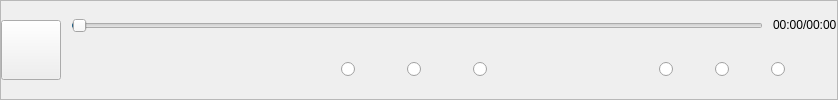
            <widget class="QFrame" name="musicInfoBGFrame">
             <property name="frameShape">
              <enum>QFrame::Shape::StyledPanel</enum>
             </property>
             <property name="frameShadow">
              <enum>QFrame::Shadow::Raised</enum>
             </property>
             <layout class="QHBoxLayout" name="horizontalLayout_7">
              <property name="spacing">
               <number>0</number>
              </property>
              <property name="leftMargin">
               <number>0</number>
              </property>
              <property name="topMargin">
               <number>0</number>
              </property>
              <property name="rightMargin">
               <number>0</number>
              </property>
              <property name="bottomMargin">
               <number>0</number>
              </property>
              <item>
               <widget class="QPushButton" name="musicLogoPButton">
                <property name="sizePolicy">
                 <sizepolicy hsizetype="Fixed" vsizetype="Fixed">
                  <horstretch>0</horstretch>
                  <verstretch>0</verstretch>
                 </sizepolicy>
                </property>
                <property name="minimumSize">
                 <size>
                  <width>60</width>
                  <height>60</height>
                 </size>
                </property>
                <property name="text">
                 <string/>
                </property>
                <property name="iconSize">
                 <size>
                  <width>50</width>
                  <height>50</height>
                 </size>
                </property>
               </widget>
              </item>
              <item>
               <layout class="QVBoxLayout" name="verticalLayout">
                <property name="spacing">
                 <number>6</number>
                </property>
                <property name="leftMargin">
                 <number>0</number>
                </property>
                <item>
                 <layout class="QHBoxLayout" name="horizontalLayout_5">
                  <property name="spacing">
                   <number>0</number>
                  </property>
                  <property name="leftMargin">
                   <number>0</number>
                  </property>
                  <item>
                   <spacer name="horizontalSpacer_6">
                    <property name="orientation">
                     <enum>Qt::Orientation::Horizontal</enum>
                    </property>
                    <property name="sizeType">
                     <enum>QSizePolicy::Policy::Fixed</enum>
                    </property>
                    <property name="sizeHint" stdset="0">
                     <size>
                      <width>10</width>
                      <height>0</height>
                     </size>
                    </property>
                   </spacer>
                  </item>
                  <item>
                   <widget class="QSlider" name="playSlider1">
                    <property name="sizePolicy">
                     <sizepolicy hsizetype="Expanding" vsizetype="Fixed">
                      <horstretch>0</horstretch>
                      <verstretch>0</verstretch>
                     </sizepolicy>
                    </property>
                    <property name="minimum">
                     <number>0</number>
                    </property>
                    <property name="maximum">
                     <number>9999</number>
                    </property>
                    <property name="singleStep">
                     <number>1</number>
                    </property>
                    <property name="value">
                     <number>20</number>
                    </property>
                    <property name="orientation">
                     <enum>Qt::Orientation::Horizontal</enum>
                    </property>
                   </widget>
                  </item>
                  <item>
                   <spacer name="horizontalSpacer_7">
                    <property name="orientation">
                     <enum>Qt::Orientation::Horizontal</enum>
                    </property>
                    <property name="sizeType">
                     <enum>QSizePolicy::Policy::Fixed</enum>
                    </property>
                    <property name="sizeHint" stdset="0">
                     <size>
                      <width>10</width>
                      <height>0</height>
                     </size>
                    </property>
                   </spacer>
                  </item>
                  <item>
                   <widget class="QLabel" name="playSliderTxt1">
                    <property name="sizePolicy">
                     <sizepolicy hsizetype="Fixed" vsizetype="Fixed">
                      <horstretch>0</horstretch>
                      <verstretch>0</verstretch>
                     </sizepolicy>
                    </property>
                    <property name="text">
                     <string>00:00/00:00</string>
                    </property>
                   </widget>
                  </item>
                 </layout>
                </item>
                <item>
                 <layout class="QHBoxLayout" name="horizontalLayout_4">
                  <property name="spacing">
                   <number>0</number>
                  </property>
                  <property name="leftMargin">
                   <number>0</number>
                  </property>
                  <item>
                   <spacer name="horizontalSpacer_11">
                    <property name="orientation">
                     <enum>Qt::Orientation::Horizontal</enum>
                    </property>
                    <property name="sizeType">
                     <enum>QSizePolicy::Policy::Fixed</enum>
                    </property>
                    <property name="sizeHint" stdset="0">
                     <size>
                      <width>10</width>
                      <height>20</height>
                     </size>
                    </property>
                   </spacer>
                  </item>
                  <item>
                   <widget class="QLabel" name="musicNameLabel">
                    <property name="sizePolicy">
                     <sizepolicy hsizetype="Fixed" vsizetype="Fixed">
                      <horstretch>0</horstretch>
                      <verstretch>0</verstretch>
                     </sizepolicy>
                    </property>
                    <property name="minimumSize">
                     <size>
                      <width>150</width>
                      <height>26</height>
                     </size>
                    </property>
                    <property name="maximumSize">
                     <size>
                      <width>150</width>
                      <height>16777215</height>
                     </size>
                    </property>
                    <property name="text">
                     <string/>
                    </property>
                   </widget>
                  </item>
                  <item>
                   <spacer name="horizontalSpacer_13">
                    <property name="orientation">
                     <enum>Qt::Orientation::Horizontal</enum>
                    </property>
                    <property name="sizeHint" stdset="0">
                     <size>
                      <width>40</width>
                      <height>20</height>
                     </size>
                    </property>
                   </spacer>
                  </item>
                  <item>
                   <spacer name="horizontalSpacer_12">
                    <property name="orientation">
                     <enum>Qt::Orientation::Horizontal</enum>
                    </property>
                    <property name="sizeHint" stdset="0">
                     <size>
                      <width>40</width>
                      <height>20</height>
                     </size>
                    </property>
                   </spacer>
                  </item>
                  <item>
                   <spacer name="horizontalSpacer_2">
                    <property name="orientation">
                     <enum>Qt::Orientation::Horizontal</enum>
                    </property>
                    <property name="sizeType">
                     <enum>QSizePolicy::Policy::Expanding</enum>
                    </property>
                    <property name="sizeHint" stdset="0">
                     <size>
                      <width>40</width>
                      <height>20</height>
                     </size>
                    </property>
                   </spacer>
                  </item>
                  <item>
                   <widget class="QRadioButton" name="pgupRButton1">
                    <property name="sizePolicy">
                     <sizepolicy hsizetype="Fixed" vsizetype="Fixed">
                      <horstretch>0</horstretch>
                      <verstretch>0</verstretch>
                     </sizepolicy>
                    </property>
                    <property name="minimumSize">
                     <size>
                      <width>26</width>
                      <height>26</height>
                     </size>
                    </property>
                    <property name="text">
                     <string/>
                    </property>
                    <attribute name="buttonGroup">
                     <string notr="true">RButtonGroup</string>
                    </attribute>
                   </widget>
                  </item>
                  <item>
                   <spacer name="horizontalSpacer_4">
                    <property name="orientation">
                     <enum>Qt::Orientation::Horizontal</enum>
                    </property>
                    <property name="sizeType">
                     <enum>QSizePolicy::Policy::Fixed</enum>
                    </property>
                    <property name="sizeHint" stdset="0">
                     <size>
                      <width>40</width>
                      <height>20</height>
                     </size>
                    </property>
                   </spacer>
                  </item>
                  <item>
                   <widget class="QRadioButton" name="playRButton1">
                    <property name="sizePolicy">
                     <sizepolicy hsizetype="Fixed" vsizetype="Fixed">
                      <horstretch>0</horstretch>
                      <verstretch>0</verstretch>
                     </sizepolicy>
                    </property>
                    <property name="minimumSize">
                     <size>
                      <width>26</width>
                      <height>26</height>
                     </size>
                    </property>
                    <property name="text">
                     <string/>
                    </property>
                    <attribute name="buttonGroup">
                     <string notr="true">RButtonGroup</string>
                    </attribute>
                   </widget>
                  </item>
                  <item>
                   <spacer name="horizontalSpacer_5">
                    <property name="orientation">
                     <enum>Qt::Orientation::Horizontal</enum>
                    </property>
                    <property name="sizeType">
                     <enum>QSizePolicy::Policy::Fixed</enum>
                    </property>
                    <property name="sizeHint" stdset="0">
                     <size>
                      <width>40</width>
                      <height>20</height>
                     </size>
                    </property>
                   </spacer>
                  </item>
                  <item>
                   <widget class="QRadioButton" name="pgdnRButton1">
                    <property name="sizePolicy">
                     <sizepolicy hsizetype="Fixed" vsizetype="Fixed">
                      <horstretch>0</horstretch>
                      <verstretch>0</verstretch>
                     </sizepolicy>
                    </property>
                    <property name="minimumSize">
                     <size>
                      <width>26</width>
                      <height>26</height>
                     </size>
                    </property>
                    <property name="text">
                     <string/>
                    </property>
                    <attribute name="buttonGroup">
                     <string notr="true">RButtonGroup</string>
                    </attribute>
                   </widget>
                  </item>
                  <item>
                   <spacer name="horizontalSpacer_16">
                    <property name="orientation">
                     <enum>Qt::Orientation::Horizontal</enum>
                    </property>
                    <property name="sizeHint" stdset="0">
                     <size>
                      <width>40</width>
                      <height>20</height>
                     </size>
                    </property>
                   </spacer>
                  </item>
                  <item>
                   <spacer name="horizontalSpacer_15">
                    <property name="orientation">
                     <enum>Qt::Orientation::Horizontal</enum>
                    </property>
                    <property name="sizeHint" stdset="0">
                     <size>
                      <width>40</width>
                      <height>20</height>
                     </size>
                    </property>
                   </spacer>
                  </item>
                  <item>
                   <spacer name="horizontalSpacer_17">
                    <property name="orientation">
                     <enum>Qt::Orientation::Horizontal</enum>
                    </property>
                    <property name="sizeHint" stdset="0">
                     <size>
                      <width>40</width>
                      <height>20</height>
                     </size>
                    </property>
                   </spacer>
                  </item>
                  <item>
                   <spacer name="horizontalSpacer_14">
                    <property name="orientation">
                     <enum>Qt::Orientation::Horizontal</enum>
                    </property>
                    <property name="sizeHint" stdset="0">
                     <size>
                      <width>40</width>
                      <height>20</height>
                     </size>
                    </property>
                   </spacer>
                  </item>
                  <item>
                   <widget class="QRadioButton" name="desktopLyricsRButton1">
                    <property name="minimumSize">
                     <size>
                      <width>26</width>
                      <height>26</height>
                     </size>
                    </property>
                    <property name="text">
                     <string/>
                    </property>
                    <attribute name="buttonGroup">
                     <string notr="true">RButtonGroup</string>
                    </attribute>
                   </widget>
                  </item>
                  <item>
                   <spacer name="horizontalSpacer_3">
                    <property name="orientation">
                     <enum>Qt::Orientation::Horizontal</enum>
                    </property>
                    <property name="sizeType">
                     <enum>QSizePolicy::Policy::Fixed</enum>
                    </property>
                    <property name="sizeHint" stdset="0">
                     <size>
                      <width>30</width>
                      <height>20</height>
                     </size>
                    </property>
                   </spacer>
                  </item>
                  <item>
                   <widget class="QRadioButton" name="playModeRButton1">
                    <property name="sizePolicy">
                     <sizepolicy hsizetype="Fixed" vsizetype="Fixed">
                      <horstretch>0</horstretch>
                      <verstretch>0</verstretch>
                     </sizepolicy>
                    </property>
                    <property name="minimumSize">
                     <size>
                      <width>26</width>
                      <height>26</height>
                     </size>
                    </property>
                    <property name="text">
                     <string/>
                    </property>
                    <attribute name="buttonGroup">
                     <string notr="true">RButtonGroup</string>
                    </attribute>
                   </widget>
                  </item>
                  <item>
                   <spacer name="horizontalSpacer_9">
                    <property name="orientation">
                     <enum>Qt::Orientation::Horizontal</enum>
                    </property>
                    <property name="sizeType">
                     <enum>QSizePolicy::Policy::Fixed</enum>
                    </property>
                    <property name="sizeHint" stdset="0">
                     <size>
                      <width>30</width>
                      <height>20</height>
                     </size>
                    </property>
                   </spacer>
                  </item>
                  <item>
                   <widget class="QRadioButton" name="volumeControlRButton1">
                    <property name="sizePolicy">
                     <sizepolicy hsizetype="Fixed" vsizetype="Fixed">
                      <horstretch>0</horstretch>
                      <verstretch>0</verstretch>
                     </sizepolicy>
                    </property>
                    <property name="minimumSize">
                     <size>
                      <width>26</width>
                      <height>26</height>
                     </size>
                    </property>
                    <property name="text">
                     <string/>
                    </property>
                    <attribute name="buttonGroup">
                     <string notr="true">RButtonGroup</string>
                    </attribute>
                   </widget>
                  </item>
                  <item>
                   <spacer name="horizontalSpacer_10">
                    <property name="orientation">
                     <enum>Qt::Orientation::Horizontal</enum>
                    </property>
                    <property name="sizeType">
                     <enum>QSizePolicy::Policy::Fixed</enum>
                    </property>
                    <property name="sizeHint" stdset="0">
                     <size>
                      <width>40</width>
                      <height>20</height>
                     </size>
                    </property>
                   </spacer>
                  </item>
                 </layout>
                </item>
               </layout>
              </item>
             </layout>
            </widget>
